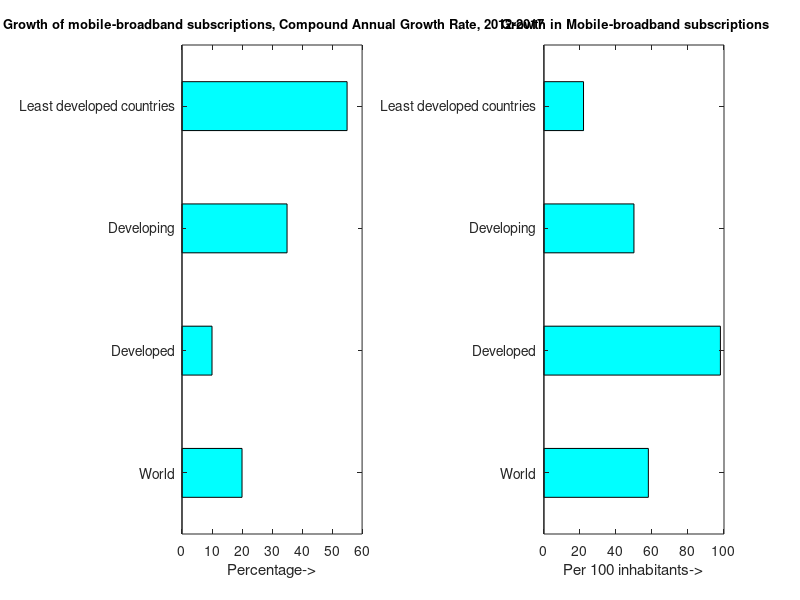
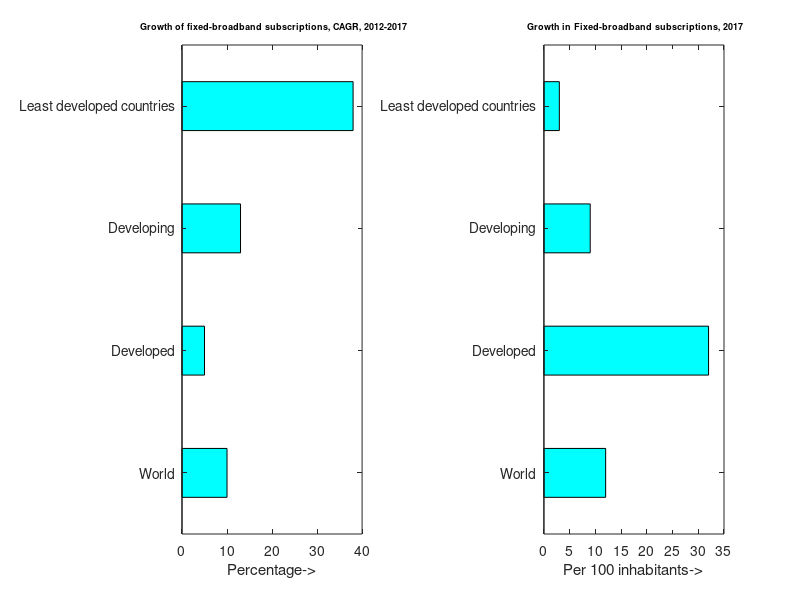
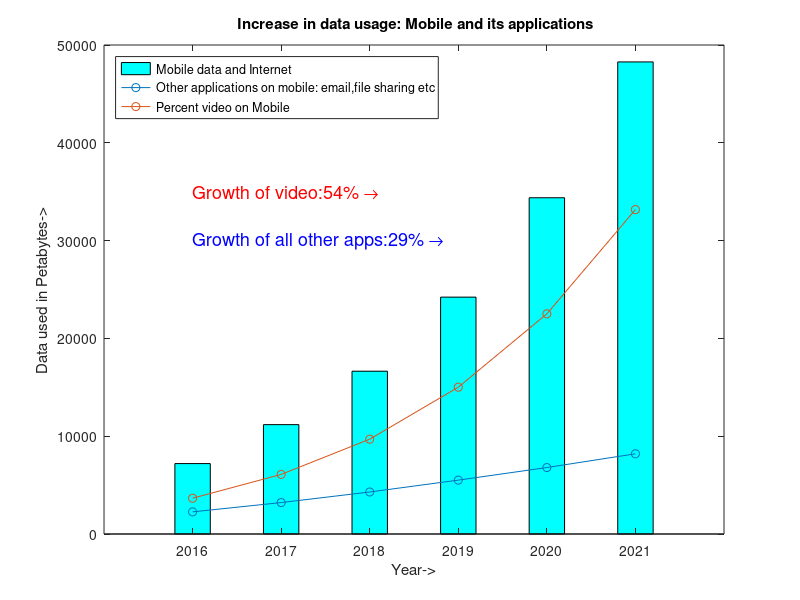

Source code (MATLAB) for these figures, in order:
%Prelim data plots
clear all;
close all;
clc

width=0.4;
figure()
subplot(1,2,1)
%c=categorical(a);
y=[20 10 35 55];
barh(y,width,'c')
set(gca,'yticklabel',{'World', 'Developed', 'Developing', 'Least developed countries'});
title('\fontsize{13} Growth of mobile-broadband subscriptions, Compound Annual Growth Rate, 2012-2017');
xlabel('Percentage->');
subplot(1,2,2)
%c=categorical(a);
y=[58 98 50 22];
barh(y,width,'c')
set(gca,'yticklabel',{'World', 'Developed', 'Developing', 'Least developed countries'});
title('\fontsize{13} Growth in Mobile-broadband subscriptions');
xlabel('Per 100 inhabitants->');
% Mobile-broadband subscriptions have grown more than 20% annually in the last five years and are expected to
% reach 4.3 billion globally by end 2017.
% Despite the high growth rates in developing countries and in LDCs, there are twice as many mobile-broadband
% subscriptions per 100 inhabitants in developed countries as in developing countries, and four times as many in
% developed countries as in LDCs.


figure()
subplot(1,2,1)
%c=categorical(a);
y=[10 5 13 38];
barh(y,width,'c')
set(gca,'yticklabel',{'World', 'Developed', 'Developing', 'Least developed countries'});
title('\fontsize{9} Growth of fixed-broadband subscriptions, CAGR, 2012-2017');
xlabel('Percentage->');
subplot(1,2,2)
%c=categorical(a);
y=[12 32 9 3];
barh(y,width,'c')
set(gca,'yticklabel',{'World', 'Developed', 'Developing', 'Least developed countries'});
title('\fontsize{9} Growth in Fixed-broadband subscriptions, 2017');
xlabel('Per 100 inhabitants->');
% The global number of fixed-broadband subscriptions has increased by 9% annually in the last five years and 330
% million new fixed-broadband subscriptions have been added.
% Higher growth will be needed to bridge the divide between developed and developing countries: there are 31
% fixed broadband subscriptions per 100 inhabitants in developed countries against 9 in developing countries.
% Fixed-broadband uptake remains very limited in LDCs, with only one subscription per 100 inhabitants. 

figure()
x=[2016, 2017, 2018, 2019, 2020, 2021];
y=[7201, 11183, 16646, 24220 ,34382, 48270];
set(gca,'yticklabel',{'7201 ','11183 ','16646', '24220' ,'34382', '48270'});
bar(x,y,width,'c')
%text('\rightarrow CAGR=46%');
hold on

a=[2263 3214 4295 5509 6796 8201];
set(gca,'xTickLabel',{'2016';'2017';'2018';'2019';'2020';'2021'})
plot(x,a,'-o')
%text('\rightarrow CAGR=29%');
hold on

b=[3660 6094 9696 15010 22512 33173];
set(gca,'xTickLabel',{'2016';'2017';'2018';'2019';'2020';'2021'})
plot(x,b,'-o')
%text('\rightarrow CAGR=29%');
hold off
text(2016 ,35000,'Growth of video:54% \rightarrow','Color','red','FontSize',13);
text(2016 ,30000,'Growth of all other apps:29% \rightarrow','Color','blue','FontSize',13);
legend('Mobile data and Internet','Other applications on mobile: email,file sharing etc','Percent video on Mobile','Location','northwest');
title('\fontsize{15} Increase in data usage: Mobile and its applications')
xlabel('Year->');ylabel('Data used in Petabytes->');
%Video will be 79% of Global mobile data traffic in 2021, compared to 60% at the end of 2016.
% 1 Gigabyte = 1,000 Megabytes
% 1 Terabyte = 1,000 Gigabytes
% 1 Petabyte = 1,000 Terabytes = 1,000,000 Gigabytes
% 1 Exabyte = 1,000 Petabytes = 1,000,000 Terabyte